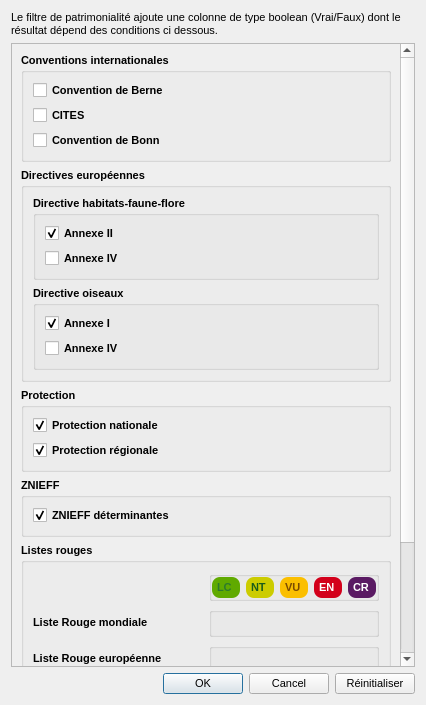
<?xml version="1.0" encoding="UTF-8"?>
<ui version="4.0">
 <class>Dialog</class>
 <widget class="QDialog" name="Dialog">
  <property name="enabled">
   <bool>true</bool>
  </property>
  <property name="geometry">
   <rect>
    <x>0</x>
    <y>0</y>
    <width>426</width>
    <height>705</height>
   </rect>
  </property>
  <property name="sizePolicy">
   <sizepolicy hsizetype="Preferred" vsizetype="Preferred">
    <horstretch>0</horstretch>
    <verstretch>0</verstretch>
   </sizepolicy>
  </property>
  <property name="font">
   <font>
    <pointsize>8</pointsize>
   </font>
  </property>
  <property name="windowTitle">
   <string>Options de patrimonialité - Biblizou</string>
  </property>
  <layout class="QGridLayout" name="gridLayout">
   <item row="1" column="0" colspan="2">
    <widget class="QScrollArea" name="scrollArea">
     <property name="widgetResizable">
      <bool>true</bool>
     </property>
     <widget class="QWidget" name="scrollAreaWidgetContents">
      <property name="geometry">
       <rect>
        <x>0</x>
        <y>0</y>
        <width>389</width>
        <height>618</height>
       </rect>
      </property>
      <layout class="QGridLayout" name="gridLayout_8">
       <item row="4" column="0">
        <widget class="QGroupBox" name="gBListesRouges">
         <property name="font">
          <font>
           <pointsize>8</pointsize>
           <weight>75</weight>
           <bold>true</bold>
          </font>
         </property>
         <property name="title">
          <string>Listes rouges</string>
         </property>
         <property name="checkable">
          <bool>false</bool>
         </property>
         <layout class="QGridLayout" name="gridLayout_2">
          <item row="4" column="1">
           <widget class="QLabel" name="labelListeRougeReg">
            <property name="text">
             <string>Liste Rouge régionale</string>
            </property>
            <property name="wordWrap">
             <bool>true</bool>
            </property>
           </widget>
          </item>
          <item row="0" column="2">
           <widget class="QGroupBox" name="groupBox_5">
            <property name="title">
             <string/>
            </property>
            <layout class="QGridLayout" name="gridLayout_11">
             <property name="leftMargin">
              <number>0</number>
             </property>
             <property name="topMargin">
              <number>0</number>
             </property>
             <property name="rightMargin">
              <number>0</number>
             </property>
             <property name="bottomMargin">
              <number>0</number>
             </property>
             <item row="0" column="1">
              <widget class="QLabel" name="labelNT">
               <property name="styleSheet">
                <string notr="true">QLabel#labelNT {
                 color: #1a5c1a;
                 background-color: #cccc00;
                 border-radius: 8px;
                 padding: 1px 2px;
                 }
                </string>
               </property>
               <property name="text">
                <string>NT</string>
               </property>
              </widget>
             </item>
             <item row="0" column="0">
              <widget class="QLabel" name="labelLC">
               <property name="styleSheet">
                <string notr="true">QLabel#labelLC {
                 color: #2c7a2c;
                 background-color: #60aa00;
                 border-radius: 8px;
                 padding: 1px 2px;
                 }
                </string>
               </property>
               <property name="text">
                <string>LC</string>
               </property>
              </widget>
             </item>
             <item row="0" column="2">
              <widget class="QLabel" name="labelVU">
               <property name="styleSheet">
                <string notr="true">QLabel#labelVU {
                 color: #7a4a00;
                 background-color: #fbbf00;
                 border-radius: 8px;
                 padding: 1px 2px;
                 }
                </string>
               </property>
               <property name="text">
                <string>VU</string>
               </property>
              </widget>
             </item>
             <item row="0" column="4">
              <widget class="QLabel" name="labelCR">
               <property name="styleSheet">
                <string notr="true">QLabel#labelCR {
                 color: #ffffff;
                 background-color: #5a1a63;
                 border-radius: 8px;
                 padding: 1px 2px;
                 }
                </string>
               </property>
               <property name="text">
                <string>CR</string>
               </property>
              </widget>
             </item>
             <item row="0" column="3">
              <widget class="QLabel" name="labelEN">
               <property name="styleSheet">
                <string notr="true">QLabel#labelEN {
                 color: #ffffff;
                 background-color: #d3001b;
                 border-radius: 8px;
                 padding: 1px 2px;
                 }
                </string>
               </property>
               <property name="text">
                <string>EN</string>
               </property>
              </widget>
             </item>
            </layout>
           </widget>
          </item>
          <item row="3" column="2">
           <widget class="ListeRougeGroupBox" name="gBListeRougeNat">
            <property name="font">
             <font>
              <pointsize>8</pointsize>
              <weight>75</weight>
              <bold>true</bold>
             </font>
            </property>
            <property name="title">
             <string/>
            </property>
            <property name="checkable">
             <bool>false</bool>
            </property>
           </widget>
          </item>
          <item row="1" column="1">
           <widget class="QLabel" name="labelListeRougeMond">
            <property name="text">
             <string>Liste Rouge mondiale</string>
            </property>
            <property name="wordWrap">
             <bool>true</bool>
            </property>
           </widget>
          </item>
          <item row="4" column="2">
           <widget class="ListeRougeGroupBox" name="gBListeRougeReg">
            <property name="font">
             <font>
              <pointsize>8</pointsize>
              <weight>75</weight>
              <bold>true</bold>
             </font>
            </property>
            <property name="title">
             <string/>
            </property>
            <property name="checkable">
             <bool>false</bool>
            </property>
           </widget>
          </item>
          <item row="1" column="2">
           <widget class="ListeRougeGroupBox" name="gBListeRougeMond">
            <property name="font">
             <font>
              <pointsize>8</pointsize>
              <weight>75</weight>
              <bold>true</bold>
             </font>
            </property>
            <property name="title">
             <string/>
            </property>
            <property name="checkable">
             <bool>false</bool>
            </property>
            <property name="checked">
             <bool>false</bool>
            </property>
           </widget>
          </item>
          <item row="2" column="2">
           <widget class="ListeRougeGroupBox" name="gBListeRougeEuro">
            <property name="font">
             <font>
              <pointsize>8</pointsize>
              <weight>75</weight>
              <bold>true</bold>
             </font>
            </property>
            <property name="title">
             <string/>
            </property>
            <property name="checkable">
             <bool>false</bool>
            </property>
            <property name="checked">
             <bool>false</bool>
            </property>
           </widget>
          </item>
          <item row="2" column="1">
           <widget class="QLabel" name="labelListeRougeEuro">
            <property name="text">
             <string>Liste Rouge européenne</string>
            </property>
            <property name="wordWrap">
             <bool>true</bool>
            </property>
           </widget>
          </item>
          <item row="3" column="1">
           <widget class="QLabel" name="labelListeRougeNat">
            <property name="text">
             <string>Liste Rouge nationale</string>
            </property>
            <property name="wordWrap">
             <bool>true</bool>
            </property>
           </widget>
          </item>
         </layout>
        </widget>
       </item>
       <item row="0" column="0">
        <widget class="QGroupBox" name="gBConventionsInternationales">
         <property name="font">
          <font>
           <pointsize>8</pointsize>
           <weight>75</weight>
           <bold>true</bold>
          </font>
         </property>
         <property name="title">
          <string>Conventions internationales</string>
         </property>
         <property name="checkable">
          <bool>false</bool>
         </property>
         <property name="checked">
          <bool>false</bool>
         </property>
         <layout class="QGridLayout" name="gridLayout_6">
          <item row="3" column="0">
           <widget class="QCheckBox" name="chbBonn">
            <property name="font">
             <font>
              <pointsize>8</pointsize>
              <weight>75</weight>
              <bold>true</bold>
             </font>
            </property>
            <property name="text">
             <string>Convention de Bonn</string>
            </property>
           </widget>
          </item>
          <item row="1" column="0">
           <widget class="QCheckBox" name="chbBerne">
            <property name="font">
             <font>
              <pointsize>8</pointsize>
              <weight>75</weight>
              <bold>true</bold>
             </font>
            </property>
            <property name="text">
             <string>Convention de Berne</string>
            </property>
           </widget>
          </item>
          <item row="2" column="0">
           <widget class="QCheckBox" name="chbCites">
            <property name="font">
             <font>
              <pointsize>8</pointsize>
              <weight>75</weight>
              <bold>true</bold>
             </font>
            </property>
            <property name="text">
             <string>CITES</string>
            </property>
           </widget>
          </item>
         </layout>
        </widget>
       </item>
       <item row="2" column="0">
        <widget class="QGroupBox" name="gBProtection">
         <property name="font">
          <font>
           <pointsize>8</pointsize>
           <weight>75</weight>
           <bold>true</bold>
          </font>
         </property>
         <property name="title">
          <string>Protection</string>
         </property>
         <property name="checkable">
          <bool>false</bool>
         </property>
         <layout class="QGridLayout" name="gridLayout_3">
          <item row="1" column="0">
           <widget class="QCheckBox" name="chbPR">
            <property name="font">
             <font>
              <pointsize>8</pointsize>
              <weight>75</weight>
              <bold>true</bold>
             </font>
            </property>
            <property name="text">
             <string>Protection régionale</string>
            </property>
            <property name="checked">
             <bool>true</bool>
            </property>
           </widget>
          </item>
          <item row="0" column="0">
           <widget class="QCheckBox" name="chbPN">
            <property name="font">
             <font>
              <pointsize>8</pointsize>
              <weight>75</weight>
              <bold>true</bold>
             </font>
            </property>
            <property name="text">
             <string>Protection nationale</string>
            </property>
            <property name="checked">
             <bool>true</bool>
            </property>
           </widget>
          </item>
         </layout>
        </widget>
       </item>
       <item row="3" column="0">
        <widget class="QGroupBox" name="gBZnieff">
         <property name="font">
          <font>
           <pointsize>8</pointsize>
           <weight>75</weight>
           <bold>true</bold>
          </font>
         </property>
         <property name="title">
          <string>ZNIEFF</string>
         </property>
         <property name="checkable">
          <bool>false</bool>
         </property>
         <layout class="QGridLayout" name="gridLayout_12">
          <item row="0" column="0">
           <widget class="QCheckBox" name="chbZDet">
            <property name="font">
             <font>
              <pointsize>8</pointsize>
              <weight>75</weight>
              <bold>true</bold>
             </font>
            </property>
            <property name="text">
             <string>ZNIEFF déterminantes</string>
            </property>
            <property name="checked">
             <bool>true</bool>
            </property>
           </widget>
          </item>
         </layout>
        </widget>
       </item>
       <item row="1" column="0">
        <widget class="QGroupBox" name="gBDirEuro">
         <property name="font">
          <font>
           <pointsize>8</pointsize>
           <weight>75</weight>
           <bold>true</bold>
          </font>
         </property>
         <property name="title">
          <string>Directives européennes</string>
         </property>
         <property name="checkable">
          <bool>false</bool>
         </property>
         <layout class="QGridLayout" name="gridLayout_5">
          <item row="1" column="0">
           <widget class="QGroupBox" name="gBDO">
            <property name="font">
             <font>
              <pointsize>8</pointsize>
              <weight>75</weight>
              <bold>true</bold>
             </font>
            </property>
            <property name="title">
             <string>Directive oiseaux</string>
            </property>
            <property name="checkable">
             <bool>false</bool>
            </property>
            <layout class="QGridLayout" name="gridLayout_7">
             <item row="0" column="0">
              <widget class="QCheckBox" name="chbDO1">
               <property name="font">
                <font>
                 <pointsize>8</pointsize>
                 <weight>75</weight>
                 <bold>true</bold>
                </font>
               </property>
               <property name="text">
                <string>Annexe I</string>
               </property>
               <property name="checked">
                <bool>true</bool>
               </property>
              </widget>
             </item>
             <item row="1" column="0">
              <widget class="QCheckBox" name="chbDO4">
               <property name="font">
                <font>
                 <pointsize>8</pointsize>
                 <weight>75</weight>
                 <bold>true</bold>
                </font>
               </property>
               <property name="text">
                <string>Annexe IV</string>
               </property>
              </widget>
             </item>
            </layout>
           </widget>
          </item>
          <item row="0" column="0">
           <widget class="QGroupBox" name="gBDH">
            <property name="font">
             <font>
              <pointsize>8</pointsize>
              <weight>75</weight>
              <bold>true</bold>
             </font>
            </property>
            <property name="title">
             <string>Directive habitats-faune-flore</string>
            </property>
            <property name="checkable">
             <bool>false</bool>
            </property>
            <layout class="QGridLayout" name="gridLayout_4">
             <item row="1" column="0">
              <widget class="QCheckBox" name="chbDH4">
               <property name="font">
                <font>
                 <pointsize>8</pointsize>
                 <weight>75</weight>
                 <bold>true</bold>
                </font>
               </property>
               <property name="text">
                <string>Annexe IV</string>
               </property>
              </widget>
             </item>
             <item row="0" column="0">
              <widget class="QCheckBox" name="chbDH2">
               <property name="font">
                <font>
                 <pointsize>8</pointsize>
                 <weight>75</weight>
                 <bold>true</bold>
                </font>
               </property>
               <property name="text">
                <string>Annexe II</string>
               </property>
               <property name="checked">
                <bool>true</bool>
               </property>
              </widget>
             </item>
            </layout>
           </widget>
          </item>
         </layout>
        </widget>
       </item>
       <item row="5" column="0">
        <spacer name="verticalSpacer">
         <property name="orientation">
          <enum>Qt::Vertical</enum>
         </property>
         <property name="sizeHint" stdset="0">
          <size>
           <width>20</width>
           <height>40</height>
          </size>
         </property>
        </spacer>
       </item>
      </layout>
     </widget>
    </widget>
   </item>
   <item row="2" column="0">
    <widget class="QDialogButtonBox" name="buttonBox">
     <property name="orientation">
      <enum>Qt::Horizontal</enum>
     </property>
     <property name="standardButtons">
      <set>QDialogButtonBox::Cancel|QDialogButtonBox::Ok</set>
     </property>
    </widget>
   </item>
   <item row="2" column="1">
    <widget class="QPushButton" name="btnReset">
     <property name="text">
      <string>Réinitialiser</string>
     </property>
    </widget>
   </item>
   <item row="0" column="0" colspan="2">
    <widget class="QLabel" name="label">
     <property name="minimumSize">
      <size>
       <width>10</width>
       <height>10</height>
      </size>
     </property>
     <property name="maximumSize">
      <size>
       <width>16777215</width>
       <height>40</height>
      </size>
     </property>
     <property name="font">
      <font>
       <pointsize>8</pointsize>
       <kerning>true</kerning>
      </font>
     </property>
     <property name="text">
      <string>Le filtre de patrimonialité ajoute une colonne de type boolean (Vrai/Faux) dont le résultat dépend des conditions ci dessous.</string>
     </property>
     <property name="textFormat">
      <enum>Qt::PlainText</enum>
     </property>
     <property name="alignment">
      <set>Qt::AlignLeading|Qt::AlignLeft|Qt::AlignVCenter</set>
     </property>
     <property name="wordWrap">
      <bool>true</bool>
     </property>
     <property name="textInteractionFlags">
      <set>Qt::LinksAccessibleByKeyboard|Qt::LinksAccessibleByMouse|Qt::TextBrowserInteraction|Qt::TextSelectableByKeyboard|Qt::TextSelectableByMouse</set>
     </property>
    </widget>
   </item>
  </layout>
 </widget>
 <customwidgets>
  <customwidget>
   <class>ListeRougeGroupBox</class>
   <extends>QGroupBox</extends>
   <header>biblizou.widgets.liste_rouge_groupbox</header>
   <container>1</container>
  </customwidget>
 </customwidgets>
 <resources>
  <include location="resources.qrc"/>
 </resources>
 <connections/>
</ui>
